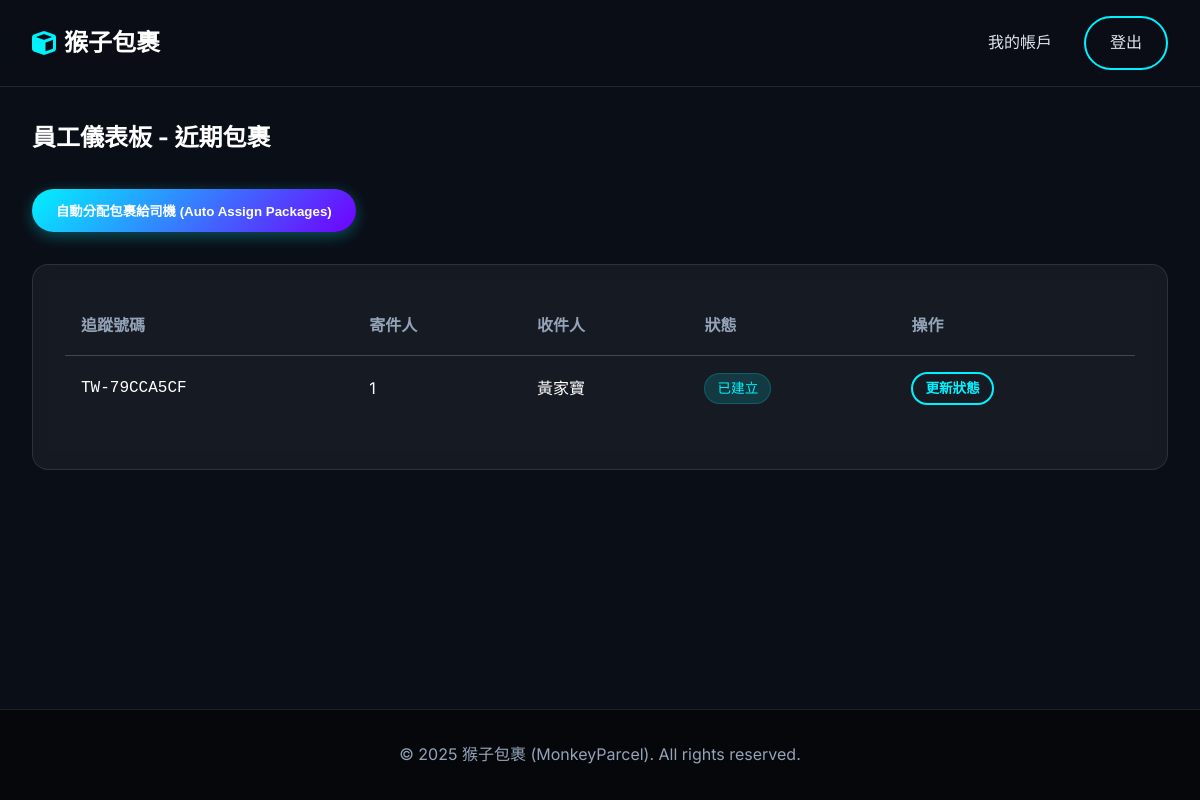
The page /dashboard (signed in) on the database as committed earlier.
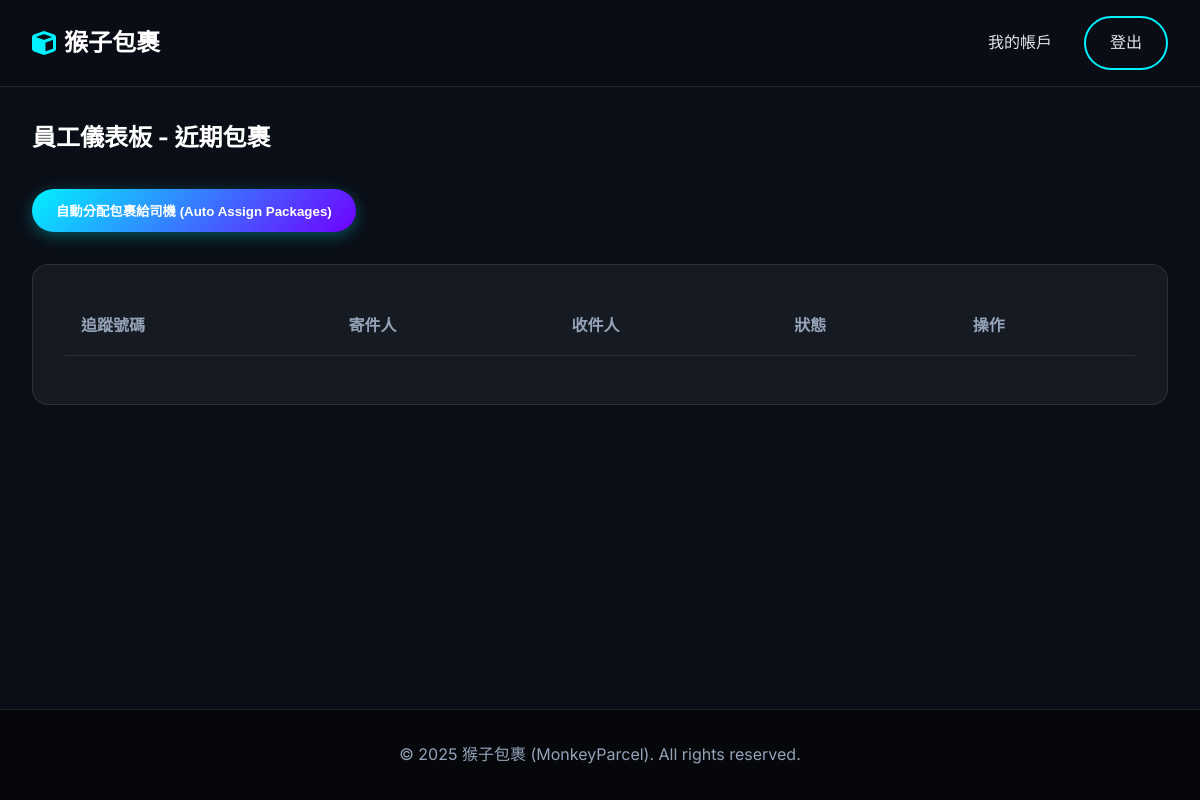
The same page on the database as committed later.
### app/models.py (models this page shows, shortened)
class Package(Base):
    __tablename__ = 'packages'
    id: Mapped[int] = mapped_column(primary_key=True)
    tracking_number: Mapped[str] = mapped_column(String(20), unique=True, nullable=False) # 物流單號
    sender_id: Mapped[int] = mapped_column(ForeignKey('customers.id'), nullable=False)
    recipient_name: Mapped[str] = mapped_column(String(100), nullable=False)
    recipient_address: Mapped[str] = mapped_column(String(200), nullable=False)
    recipient_phone: Mapped[str] = mapped_column(String(20), nullable=False)
    weight: Mapped[float] = mapped_column(Float, nullable=False) # 重量 (kg)
    width: Mapped[float] = mapped_column(Float, nullable=False)  # 寬 (cm)
    height: Mapped[float] = mapped_column(Float, nullable=False) # 高 (cm)
    length: Mapped[float] = mapped_column(Float, nullable=False) # 長 (cm)
    declared_value: Mapped[float] = mapped_column(Float, default=0.0) # 報值金額 (保險用)
    content_description: Mapped[str] = mapped_column(String(255), nullable=True) # 內容物描述
    package_type: Mapped[PackageType] = mapped_column(Enum(PackageType), default=PackageType.SMALL_BOX)
    delivery_speed: Mapped[DeliverySpeed] = mapped_column(Enum(DeliverySpeed), default=DeliverySpeed.STANDARD)
    status: Mapped[PackageStatus] = mapped_column(Enum(PackageStatus), default=PackageStatus.CREATED)
    is_hazardous: Mapped[bool] = mapped_column(Boolean, default=False)   # 易燃物/危險品
    is_fragile: Mapped[bool] = mapped_column(Boolean, default=False)     # 易碎品
    is_international: Mapped[bool] = mapped_column(Boolean, default=False) # 國際件
    created_at: Mapped[datetime] = mapped_column(DateTime, default=datetime.now) # 寄件時間
    estimated_delivery: Mapped[datetime] = mapped_column(DateTime, nullable=True) # 預計抵達時間
    shipping_cost: Mapped[float] = mapped_column(Float, default=0.0) # 運費金額
    sender: Mapped["Customer"] = relationship("Customer", back_populates="packages", foreign_keys=[sender_id])
    tracking_events: Mapped[List["TrackingEvent"]] = relationship("TrackingEvent", back_populates="package", cascade="all, delete-orphan")
    assigned_driver_id: Mapped[Optional[int]] = mapped_column(ForeignKey('users.id'), nullable=True)
    assigned_driver: Mapped[Optional["User"]] = relationship("User", foreign_keys=[assigned_driver_id])
    @property
    def status_label(self):
        return PACKAGE_STATUS_LABELS.get(self.status, self.status.value)

class User(Base):
    __tablename__ = 'users'
    id: Mapped[int] = mapped_column(primary_key=True)
    username: Mapped[str] = mapped_column(String(50), unique=True, nullable=False)
    password_hash: Mapped[str] = mapped_column(String(128), nullable=False)
    full_name: Mapped[str] = mapped_column(String(100), nullable=False)
    email: Mapped[str] = mapped_column(String(120), unique=True, nullable=False)
    phone: Mapped[str] = mapped_column(String(20), nullable=False)
    address: Mapped[str] = mapped_column(String(200), nullable=True)
    role: Mapped[UserRole] = mapped_column(Enum(UserRole), default=UserRole.CUSTOMER)
    type: Mapped[str] = mapped_column(String(50))
    __mapper_args__ = {
        'polymorphic_identity': 'user',
        'polymorphic_on': type
    }

### app/routes.py (the view, shortened to what this page needs)
@main.route('/dashboard')
@login_required
def dashboard():
    user_id = session['user_id']
    role = session['user_role']
    if role == 'customer':
        packages = services.get_user_packages(user_id)
        return render_template('dashboard_customer.html', packages=packages)
    elif role == 'driver':
        packages = services.get_packages_for_driver(session['user_id'])
        return render_template('dashboard_employee.html', packages=packages, is_driver=True)
    elif role == 'admin':
        return render_template('dashboard_admin.html')
    elif role == 'warehouse':
        recent_packages = db.session.execute(
            db.select(models.Package)
            .filter(models.Package.status.notin_([
                models.PackageStatus.OUT_FOR_DELIVERY,
                models.PackageStatus.DELIVERED
            ]))
            .order_by(models.Package.created_at.desc())
            .limit(20)
        ).scalars().all()
        return render_template('dashboard_employee.html', packages=recent_packages)
    return "Unknown Role"

### app/routes.py (called while the page is built)
def login_required(f):
    @wraps(f)
    def decorated_function(*args, **kwargs):
        if 'user_id' not in session:
            return redirect(url_for('main.login'))
        return f(*args, **kwargs)
    return decorated_function

### app/templates/dashboard_employee.html (shortened to what this page needs)
{% extends "base.html" %}
{% block content %}
<div class="container">
    {% if is_driver %}
    <h2 style="margin-bottom: 2rem;">司機派送清單 (My Deliveries)</h2>
    <p style="color: var(--text-muted);">顯示「派送中」或「分揀中(可取件)」的包裹。</p>
    {% else %}
    <h2 style="margin-bottom: 2rem;">員工儀表板 - 近期包裹</h2>
    <div style="margin-bottom: 2rem;">
        <form action="{{ url_for('main.auto_assign') }}" method="post" style="display: inline;">
            <button type="submit" class="btn btn-primary">
                自動分配包裹給司機 (Auto Assign Packages)
            </button>
        </form>
    </div>
    {% endif %}
    <div class="card">
        <table class="table">
            <thead>
                <tr>
                    <th>追蹤號碼</th>
                    <th>寄件人</th>
                    <th>收件人</th>
                    <th>狀態</th>
                    <th>操作</th>
                </tr>
            </thead>
            <tbody>
                {% for pkg in packages %}
                <tr>
                    <td style="font-family: 'Roboto Mono', monospace;">{{ pkg.tracking_number }}</td>
                    <td>{{ pkg.sender.full_name }}</td>
                    <td>{{ pkg.recipient_name }}</td>
                    <td>
                        <span class="badge badge-info">
                            {{ pkg.status_label }}
                        </span>
                    </td>
                    <td>
                        <a href="{{ url_for('main.tracking_result', tracking_number=pkg.tracking_number) }}"
                            class="btn btn-outline" style="padding: 0.25rem 0.75rem; font-size: 0.85rem;">更新狀態</a>
                    </td>
                </tr>
                {% endfor %}
            </tbody>
        </table>
    </div>
</div>
{% endblock %}

Rows that differ between the two databases and show on the page:
removed Package: tracking_number "TW-79CCA5CF", sender.full_name "1", recipient_name "黃家寶", status_label "已建立"
